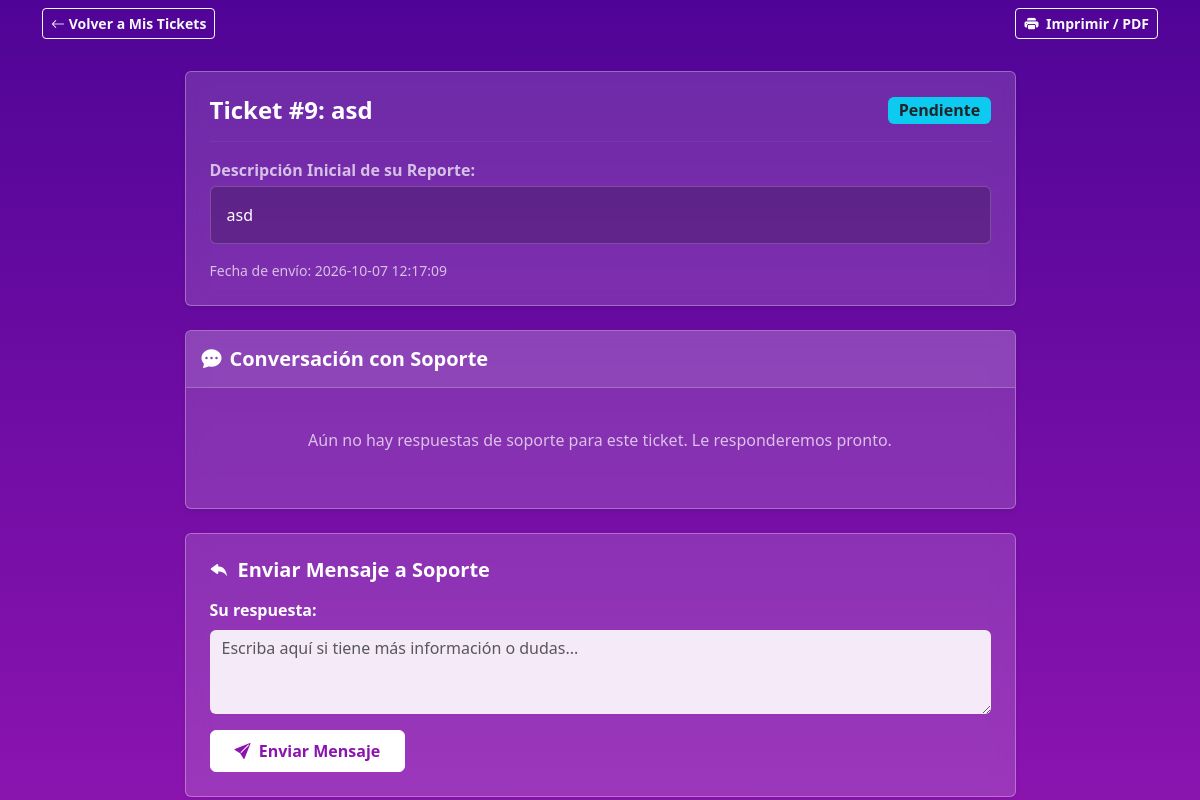
/ver_ticket_usuario.php?id=9 (signed in), run on the app's committed database.
### tables this page shows
CREATE TABLE `tickets` (
  `ticket_id` int(11) NOT NULL,
  `colegio_id` int(11) NOT NULL,
  `usuario_id` int(11) NOT NULL,
  `asignado_a` int(11) DEFAULT NULL,
  `categoria` varchar(50) NOT NULL,
  `prioridad` enum('Baja','Media','Alta','Urgente') DEFAULT 'Media',
  `estado` enum('Pendiente','En Proceso','Resuelto','Cerrado') DEFAULT 'Pendiente',
  `asunto` varchar(150) NOT NULL,
  `descripcion` text NOT NULL,
  `archivo_adjunto` varchar(255) DEFAULT NULL,
  `fecha_creacion` datetime DEFAULT current_timestamp()
);

### ver_ticket_usuario.php (the view, shortened to what this page needs)
<?php
include 'conexion.php';
$ticket_id = intval($_GET['id']);
$usuario_id = $_SESSION['usuario_id'];
$sql = "SELECT t.*, c.nombre AS nombre_colegio, u.nombre AS nombre_usuario
        FROM tickets t
        INNER JOIN colegios c ON t.colegio_id = c.colegio_id
        INNER JOIN usuarios u ON t.usuario_id = u.usuario_id
        WHERE t.ticket_id = ? AND t.usuario_id = ?";
$stmt = mysqli_prepare($conexion, $sql);
mysqli_stmt_bind_param($stmt, "ii", $ticket_id, $usuario_id);
mysqli_stmt_execute($stmt);
$resultado = mysqli_stmt_get_result($stmt);
$ticket = mysqli_fetch_assoc($resultado);
$sql_comentarios = "SELECT c.*, u.nombre AS nombre_autor, u.rol AS rol_autor
                    FROM comentarios_tickets c
                    INNER JOIN usuarios u ON c.usuario_id = u.usuario_id
                    WHERE c.ticket_id = ? AND c.es_interno = 0
                    ORDER BY c.fecha ASC";
$stmt_c = mysqli_prepare($conexion, $sql_comentarios);
mysqli_stmt_bind_param($stmt_c, "i", $ticket_id);
mysqli_stmt_execute($stmt_c);
$res_comentarios = mysqli_stmt_get_result($stmt_c);
?>
<!DOCTYPE html>
<html lang="es">
<head>
    <link href="https://cdn.jsdelivr.net/npm/bootstrap@5.3.3/dist/css/bootstrap.min.css" rel="stylesheet">
    <link rel="stylesheet" href="https://cdn.jsdelivr.net/npm/bootstrap-icons@1.11.3/font/bootstrap-icons.min.css">
</head>
<body>
    <nav class="navbar navbar-dark mb-4 ocultar-al-imprimir">
        <div class="container d-flex justify-content-between">
            <a class="btn btn-outline-light btn-sm fw-bold" href="mis_tickets.php">
                <i class="bi bi-arrow-left"></i> Volver a Mis Tickets
            </a>
            <button onclick="window.print()" class="btn btn-outline-light btn-sm fw-bold">
                <i class="bi bi-printer-fill me-1"></i> Imprimir / PDF
            </button>
        </div>
    </nav>
    <div class="container mb-5">
        <div class="row justify-content-center">
            <div class="col-md-9">
                <div class="card card-glass shadow-sm mb-4">
                    <div class="card-body p-4">
                        <div class="d-flex justify-content-between align-items-center mb-3">
                            <h4 class="fw-bold mb-0">Ticket #<?php echo $ticket['ticket_id']; ?>: <?php echo htmlspecialchars($ticket['asunto']); ?></h4>
                            <span class="badge bg-info text-dark fs-6"><?php echo $ticket['estado']; ?></span>
                        </div>
                        <hr style="border-color: rgba(255,255,255,0.2);">
                        <div class="mb-3">
                            <p class="mb-1 text-muted-glass fw-bold">Descripción Inicial de su Reporte:</p>
                            <div class="p-3 rounded border" style="background-color: rgba(0,0,0,0.2); border-color: rgba(255,255,255,0.2) !important;">
                                <?php echo nl2br(htmlspecialchars($ticket['descripcion'])); ?>
                            </div>
                        </div>
                        <p class="text-muted-glass small mb-0">Fecha de envío: <?php echo $ticket['fecha_creacion']; ?></p>
                    </div>
                </div>
                <div class="card card-glass shadow-sm mb-4">
                    <div class="card-header py-3">
                        <h5 class="mb-0 fw-bold"><i class="bi bi-chat-dots-fill me-2"></i>Conversación con Soporte</h5>
                    </div>
                    <div class="card-body p-4">
                        <?php
                        if (mysqli_num_rows($res_comentarios) > 0) {
                            while ($com = mysqli_fetch_assoc($res_comentarios)) {
                                $esSoporte = ($com['rol_autor'] === 'soporte');
                                $claseCard = $esSoporte ? 'comentario-soporte' : 'comentario-usuario';
                                $badgeRol = $esSoporte ? '<span class="badge bg-light text-dark">Soporte Técnico</span>' : '<span class="badge bg-secondary">Usted</span>';
                                echo "<div class='card mb-3 {$claseCard} shadow-sm rounded-4'>
                                    <div class='card-body'>
                                        <div class='d-flex justify-content-between align-items-center mb-2'>
                                            <strong>" . htmlspecialchars($com['nombre_autor']) . " {$badgeRol}</strong>
                                            <small class='text-white-50'>" . $com['fecha'] . "</small>
                                        </div>
                                        <p class='mb-0'>" . nl2br(htmlspecialchars($com['mensaje'])) . "</p>
                                    </div>
                                </div>";
                            }
                        } else {
                            echo "<p class='text-muted-glass text-center py-3'>Aún no hay respuestas de soporte para este ticket. Le responderemos pronto.</p>";
                        }
                        ?>
                    </div>
                </div>
                <div class="card card-glass shadow-sm ocultar-al-imprimir">
                    <div class="card-body p-4">
                        <h5 class="fw-bold mb-3"><i class="bi bi-reply-fill me-2"></i>Enviar Mensaje a Soporte</h5>
                        <form method="POST" action="">
                            <div class="mb-3">
                                <label for="mensaje" class="form-label fw-bold">Su respuesta:</label>
                                <textarea class="form-control" id="mensaje" name="mensaje" rows="3" placeholder="Escriba aquí si tiene más información o dudas..." required></textarea>
                            </div>
                            <button type="submit" class="btn btn-morado fw-bold px-4 py-2">
                                <i class="bi bi-send-fill me-1"></i> Enviar Mensaje
                            </button>
                        </form>
                    </div>
                </div>
            </div>
        </div>
    </div>
</body>
</html>

### ver_ticket_usuario.php (style rules this page uses)
html, body { min-height: 100vh; margin: 0; background-image: linear-gradient(to bottom, rgb(80, 4, 151), rgb(139, 20, 175)) !important; background-attachment: fixed; color: #ffffff; }
.card-glass { background-color: rgba(255, 255, 255, 0.15) !important; backdrop-filter: blur(10px); -webkit-backdrop-filter: blur(10px); border: 1px solid rgba(255, 255, 255, 0.3) !important; color: #ffffff; }
.card-glass .card-header { background-color: rgba(255, 255, 255, 0.1) !important; border-bottom: 1px solid rgba(255, 255, 255, 0.2); }
.text-muted-glass { color: rgba(255, 255, 255, 0.7) !important; }
.form-control { background-color: rgba(255, 255, 255, 0.9) !important; border: none; }
.btn-morado { background-color: #ffffff !important; border-color: #ffffff !important; color: rgb(139, 20, 175) !important; font-weight: 600; transition: all 0.3s ease; }

### data on the page
tickets: ticket_id "9", asunto "asd", estado "Pendiente", descripcion "asd", fecha_creacion "2026-10-07 12:17:09"
